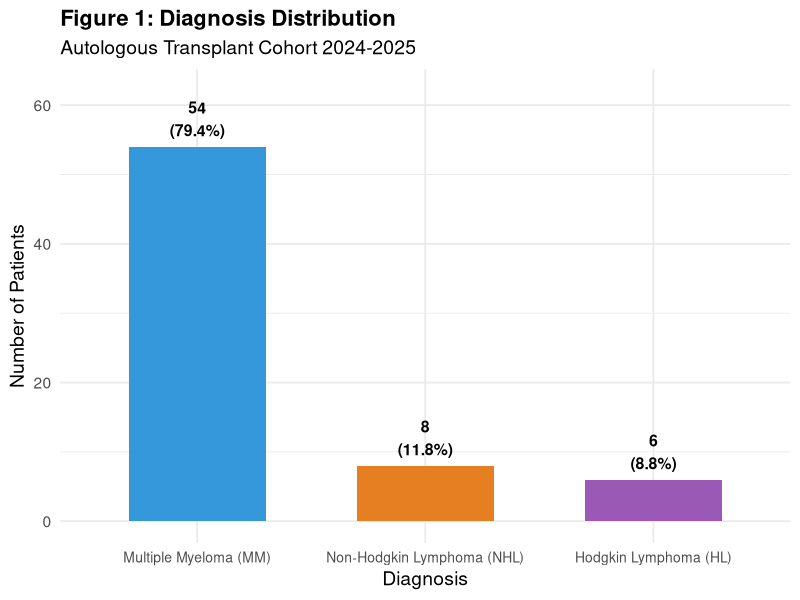
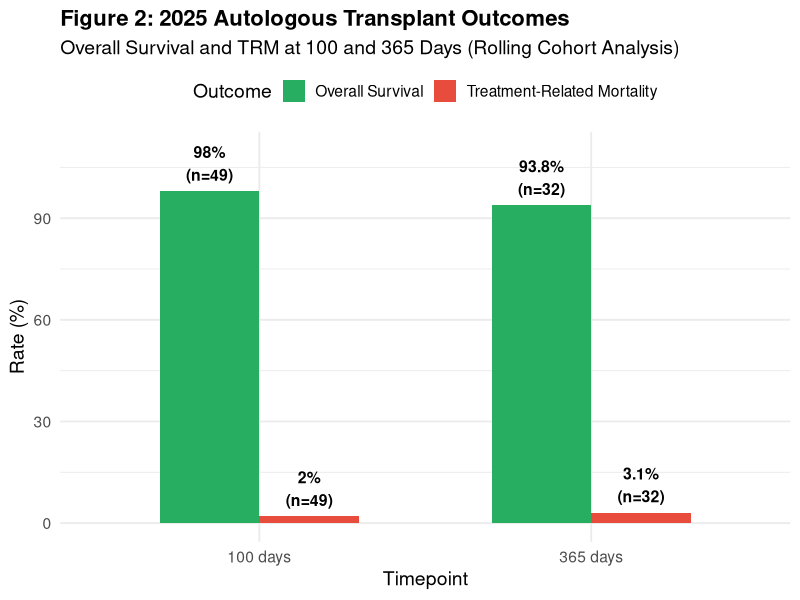

Write the R code that produced these figures, in order.
## ---- chunk 1
library(tidyverse)
library(readxl)
library(knitr)
library(kableExtra)
library(lubridate)
library(ggplot2)

# Load autologous transplant data
auto_data <- read_excel("Autologhi 2025.xlsx")

# Data preparation
auto_prepared <- auto_data |>
  mutate(
    # Parse transplant date
    hsct_date = as.Date(`Data HCT`),
    hsct_year = year(hsct_date),
    
    # Parse follow-up date (handle Excel dates)
    follow_up_date = case_when(
      grepl("/", `Follow-up`) ~ dmy(`Follow-up`),
      TRUE ~ as.Date(as.numeric(`Follow-up`), origin = "1899-12-30")
    ),
    
    # Parse birth date (handle Excel dates)  
    birth_date = case_when(
      grepl("/", `Data di nascita`) ~ dmy(`Data di nascita`),
      TRUE ~ as.Date(as.numeric(`Data di nascita`), origin = "1899-12-30")
    ),
    
    # Calculate age at transplant
    age_at_hsct = as.numeric(difftime(hsct_date, birth_date, units = "days")) / 365.25,
    
    # Calculate days of follow-up
    days_follow_up = as.numeric(difftime(follow_up_date, hsct_date, units = "days")),
    
    # Death status (Alive = "no" means dead)
    death = case_when(
      Alive == "no" ~ 1,
      Alive == "lost" ~ NA_real_,  # Lost to follow-up
      TRUE ~ 0
    ),
    
    # TRM status from column
    trm_death = TRM,
    
    # Lost to follow-up flag
    lost_to_followup = ifelse(Alive == "lost", 1, 0),
    
    # Clean diagnosis
    diagnosis_clean = case_when(
      DIAGNOSI %in% c("MM") ~ "Multiple Myeloma (MM)",
      DIAGNOSI %in% c("LNH", "NHL") ~ "Non-Hodgkin Lymphoma (NHL)",
      DIAGNOSI %in% c("LH", "HL") ~ "Hodgkin Lymphoma (HL)",
      TRUE ~ DIAGNOSI
    )
  )

# Exclude lost to follow-up for analysis
auto_evaluable <- auto_prepared |> filter(lost_to_followup == 0)

# Identify lost to follow-up patients
lost_patients <- auto_prepared |> filter(lost_to_followup == 1)

report_year <- 2025
## ---- chunk 2
# Rolling cohort selection functions for autologous transplants

# For 100-day outcomes
select_cohort_100d <- function(data, year) {
  milestone_start <- as.Date(paste0(year - 1, "-07-01"))
  milestone_end <- as.Date(paste0(year, "-09-30"))
  
  cohort <- data |>
    mutate(milestone_100d = hsct_date + days(100)) |>
    filter(
      milestone_100d >= milestone_start,
      milestone_100d <= milestone_end,
      days_follow_up >= 100 | death == 1
    )
  
  return(cohort)
}

# For 365-day outcomes
select_cohort_365d <- function(data, year) {
  milestone_start <- as.Date(paste0(year - 1, "-01-01"))
  milestone_end <- as.Date(paste0(year, "-12-31"))
  
  cohort <- data |>
    mutate(milestone_365d = hsct_date + days(365)) |>
    filter(
      milestone_365d >= milestone_start,
      milestone_365d <= milestone_end,
      days_follow_up >= 365 | death == 1
    )
  
  return(cohort)
}

# OS calculation
calc_os <- function(cohort, days) {
  if (nrow(cohort) == 0) {
    return(tibble(timepoint = paste0(days, " days"), n_cohort = 0,
                  n_deaths = NA_integer_, mortality_pct = NA_real_, os_pct = NA_real_))
  }
  
  n_deaths <- sum(cohort$death == 1 & cohort$days_follow_up <= days, na.rm = TRUE)
  
  tibble(
    timepoint = paste0(days, " days"),
    n_cohort = nrow(cohort),
    n_deaths = n_deaths,
    mortality_pct = round(100 * n_deaths / nrow(cohort), 1),
    os_pct = round(100 * (1 - n_deaths / nrow(cohort)), 1)
  )
}

# TRM calculation
calc_trm <- function(cohort, days) {
  if (nrow(cohort) == 0) {
    return(tibble(timepoint = paste0(days, " days"), n_cohort = 0,
                  n_trm = NA_integer_, trm_pct = NA_real_))
  }
  
  n_trm <- sum(cohort$trm_death == 1 & cohort$days_follow_up <= days, na.rm = TRUE)
  
  tibble(
    timepoint = paste0(days, " days"),
    n_cohort = nrow(cohort),
    n_trm = n_trm,
    trm_pct = round(100 * n_trm / nrow(cohort), 1)
  )
}
## ---- chunk 3
# 2025 Cohorts
cohort_100d_2025 <- select_cohort_100d(auto_evaluable, 2025)
cohort_365d_2025 <- select_cohort_365d(auto_evaluable, 2025)

# 2024 Cohorts
cohort_100d_2024 <- select_cohort_100d(auto_evaluable, 2024)
cohort_365d_2024 <- select_cohort_365d(auto_evaluable, 2024)

# Calculate OS
os_100d_2025 <- calc_os(cohort_100d_2025, 100)
os_365d_2025 <- calc_os(cohort_365d_2025, 365)
os_100d_2024 <- calc_os(cohort_100d_2024, 100)
os_365d_2024 <- calc_os(cohort_365d_2024, 365)

# Calculate TRM
trm_100d_2025 <- calc_trm(cohort_100d_2025, 100)
trm_365d_2025 <- calc_trm(cohort_365d_2025, 365)
trm_100d_2024 <- calc_trm(cohort_100d_2024, 100)
trm_365d_2024 <- calc_trm(cohort_365d_2024, 365)

# Descriptive statistics
age_stats <- auto_evaluable |>
  summarise(
    n = n(),
    mean_age = mean(age_at_hsct, na.rm = TRUE),
    sd_age = sd(age_at_hsct, na.rm = TRUE),
    median_age = median(age_at_hsct, na.rm = TRUE),
    min_age = min(age_at_hsct, na.rm = TRUE),
    max_age = max(age_at_hsct, na.rm = TRUE)
  )

followup_stats <- auto_evaluable |>
  summarise(
    mean_fu = mean(days_follow_up, na.rm = TRUE),
    sd_fu = sd(days_follow_up, na.rm = TRUE),
    median_fu = median(days_follow_up, na.rm = TRUE),
    min_fu = min(days_follow_up, na.rm = TRUE),
    max_fu = max(days_follow_up, na.rm = TRUE)
  )
## ---- chunk 4
summary_2025 <- tibble(
  Endpoint = c("Overall Survival (OS)", "Overall Survival (OS)", 
               "Treatment-Related Mortality (TRM)", "Treatment-Related Mortality (TRM)"),
  Timepoint = c("100 days", "365 days", "100 days", "365 days"),
  `Cohort Size` = c(os_100d_2025$n_cohort, os_365d_2025$n_cohort,
                    trm_100d_2025$n_cohort, trm_365d_2025$n_cohort),
  Events = c(os_100d_2025$n_deaths, os_365d_2025$n_deaths,
             trm_100d_2025$n_trm, trm_365d_2025$n_trm),
  Rate = c(paste0(os_100d_2025$os_pct, "%"), paste0(os_365d_2025$os_pct, "%"),
           paste0(trm_100d_2025$trm_pct, "%"), paste0(trm_365d_2025$trm_pct, "%"))
)

kable(summary_2025,
      caption = "Table 1: 2025 Autologous Transplant Outcomes - Rolling Cohort Analysis") |>
  kable_styling(bootstrap_options = c("striped", "hover"), full_width = FALSE) |>
  row_spec(0, bold = TRUE, background = "#3498DB", color = "white") |>
  pack_rows("Overall Survival", 1, 2, label_row_css = "background-color: #27AE60; color: white;") |>
  pack_rows("Treatment-Related Mortality", 3, 4, label_row_css = "background-color: #E74C3C; color: white;")
## ---- chunk 5
cohort_desc <- tibble(
  Category = c("Total patients in database", 
               "Lost to follow-up",
               "Evaluable patients",
               "2024 transplants",
               "2025 transplants"),
  N = c(nrow(auto_prepared),
        sum(auto_prepared$lost_to_followup),
        nrow(auto_evaluable),
        sum(auto_evaluable$hsct_year == 2024),
        sum(auto_evaluable$hsct_year == 2025))
)

kable(cohort_desc,
      caption = "Table 2: Patient Population Overview") |>
  kable_styling(bootstrap_options = c("striped", "hover"), full_width = FALSE) |>
  row_spec(0, bold = TRUE, background = "#2C3E50", color = "white") |>
  row_spec(3, bold = TRUE, background = "#ECF0F1")
## ---- chunk 6
if (nrow(lost_patients) > 0) {
  lost_patients |>
    select(PAZIENTE, DIAGNOSI, hsct_date) |>
    mutate(hsct_date = as.character(hsct_date)) |>
    rename(Patient = PAZIENTE, Diagnosis = DIAGNOSI, `HSCT Date` = hsct_date) |>
    kable() |>
    kable_styling(bootstrap_options = c("striped", "hover"), full_width = FALSE)
}
## ---- chunk 7
age_summary <- tibble(
  Statistic = c("Mean (SD)", "Median", "Range"),
  Value = c(
    sprintf("%.1f years (SD: %.1f)", age_stats$mean_age, age_stats$sd_age),
    sprintf("%.1f years", age_stats$median_age),
    sprintf("%.1f - %.1f years", age_stats$min_age, age_stats$max_age)
  )
)

kable(age_summary,
      caption = "Table 3: Age at Transplant") |>
  kable_styling(bootstrap_options = c("striped", "hover"), full_width = FALSE) |>
  row_spec(0, bold = TRUE, background = "#9B59B6", color = "white")
## ---- chunk 8
followup_summary <- tibble(
  Statistic = c("Mean", "Median", "Range"),
  Days = c(
    sprintf("%.1f days", followup_stats$mean_fu),
    sprintf("%.0f days", followup_stats$median_fu),
    sprintf("%.0f - %.0f days", followup_stats$min_fu, followup_stats$max_fu)
  ),
  Months = c(
    sprintf("%.1f months", followup_stats$mean_fu / 30.44),
    sprintf("%.1f months", followup_stats$median_fu / 30.44),
    sprintf("%.1f - %.1f months", followup_stats$min_fu / 30.44, followup_stats$max_fu / 30.44)
  )
)

kable(followup_summary,
      caption = "Table 4: Follow-up Duration") |>
  kable_styling(bootstrap_options = c("striped", "hover"), full_width = FALSE) |>
  row_spec(0, bold = TRUE, background = "#E67E22", color = "white")
## ---- chunk 9
diag_table <- auto_evaluable |>
  count(diagnosis_clean, name = "N") |>
  mutate(Percentage = sprintf("%.1f%%", 100 * N / sum(N))) |>
  arrange(desc(N)) |>
  rename(Diagnosis = diagnosis_clean)

kable(diag_table,
      caption = "Table 5: Diagnosis Distribution") |>
  kable_styling(bootstrap_options = c("striped", "hover"), full_width = FALSE) |>
  row_spec(0, bold = TRUE, background = "#27AE60", color = "white")
## ---- chunk 10
diag_plot <- auto_evaluable |>
  count(diagnosis_clean) |>
  mutate(
    pct = round(100 * n / sum(n), 1),
    label = paste0(diagnosis_clean, "\n", n, " (", pct, "%)")
  )

ggplot(diag_plot, aes(x = reorder(diagnosis_clean, -n), y = n, fill = diagnosis_clean)) +
  geom_col(width = 0.6, show.legend = FALSE) +
  geom_text(aes(label = paste0(n, "\n(", pct, "%)")), vjust = -0.3, size = 4, fontface = "bold") +
  scale_fill_manual(values = c("Multiple Myeloma (MM)" = "#3498DB", 
                                "Non-Hodgkin Lymphoma (NHL)" = "#E67E22",
                                "Hodgkin Lymphoma (HL)" = "#9B59B6")) +
  labs(title = "Figure 1: Diagnosis Distribution",
       subtitle = "Autologous Transplant Cohort 2024-2025",
       x = "Diagnosis", y = "Number of Patients") +
  theme_minimal(base_size = 14) +
  theme(plot.title = element_text(face = "bold", size = 16),
        axis.text.x = element_text(size = 10)) +
  ylim(0, max(diag_plot$n) * 1.15)
## ---- chunk 11
year_table <- auto_evaluable |>
  count(hsct_year, name = "N") |>
  mutate(Percentage = sprintf("%.1f%%", 100 * N / sum(N))) |>
  rename(Year = hsct_year)

kable(year_table,
      caption = "Table 6: Transplant Year Distribution") |>
  kable_styling(bootstrap_options = c("striped", "hover"), full_width = FALSE) |>
  row_spec(0, bold = TRUE, background = "#34495E", color = "white")
## ---- chunk 12
os_2025_combined <- bind_rows(os_100d_2025, os_365d_2025) |>
  mutate(
    `Alive (n)` = n_cohort - n_deaths,
    `OS Rate` = paste0(os_pct, "%"),
    `Mortality Rate` = paste0(mortality_pct, "%")
  ) |>
  select(Timepoint = timepoint, `Cohort Size` = n_cohort, 
         Deaths = n_deaths, `Alive (n)`, `OS Rate`, `Mortality Rate`)

kable(os_2025_combined,
      caption = "Table 7: Overall Survival - 2025 Rolling Cohort") |>
  kable_styling(bootstrap_options = c("striped", "hover"), full_width = FALSE) |>
  row_spec(0, bold = TRUE, background = "#27AE60", color = "white")
## ---- chunk 13
if (nrow(cohort_100d_2024) > 0) {
  os_2024_combined <- bind_rows(
    os_100d_2024,
    if (nrow(cohort_365d_2024) > 0) os_365d_2024 else tibble(
      timepoint = "365 days", n_cohort = 0, n_deaths = NA, 
      mortality_pct = NA, os_pct = NA
    )
  ) |>
    mutate(
      `Alive (n)` = ifelse(is.na(n_deaths), NA, n_cohort - n_deaths),
      `OS Rate` = ifelse(is.na(os_pct), "N/A*", paste0(os_pct, "%")),
      `Mortality Rate` = ifelse(is.na(mortality_pct), "N/A*", paste0(mortality_pct, "%"))
    ) |>
    select(Timepoint = timepoint, `Cohort Size` = n_cohort, 
           Deaths = n_deaths, `Alive (n)`, `OS Rate`, `Mortality Rate`)
  
  kable(os_2024_combined,
        caption = "Table 8: Overall Survival - 2024 Rolling Cohort") |>
    kable_styling(bootstrap_options = c("striped", "hover"), full_width = FALSE) |>
    row_spec(0, bold = TRUE, background = "#3498DB", color = "white")
}
## ---- chunk 14
trm_2025_combined <- bind_rows(trm_100d_2025, trm_365d_2025) |>
  mutate(
    `TRM Rate` = paste0(trm_pct, "%"),
    Display = paste0(n_trm, "/", n_cohort, " (", trm_pct, "%)")
  ) |>
  select(Timepoint = timepoint, `Cohort Size` = n_cohort, 
         `TRM Deaths` = n_trm, `TRM Rate`, `n/N (%)` = Display)

kable(trm_2025_combined,
      caption = "Table 9: Treatment-Related Mortality - 2025 Rolling Cohort") |>
  kable_styling(bootstrap_options = c("striped", "hover"), full_width = FALSE) |>
  row_spec(0, bold = TRUE, background = "#E74C3C", color = "white")
## ---- chunk 15
if (nrow(cohort_100d_2024) > 0) {
  trm_2024_combined <- bind_rows(
    trm_100d_2024,
    if (nrow(cohort_365d_2024) > 0) trm_365d_2024 else tibble(
      timepoint = "365 days", n_cohort = 0, n_trm = NA, trm_pct = NA
    )
  ) |>
    mutate(
      `TRM Rate` = ifelse(is.na(trm_pct), "N/A*", paste0(trm_pct, "%")),
      Display = ifelse(is.na(n_trm), "N/A*", paste0(n_trm, "/", n_cohort, " (", trm_pct, "%)"))
    ) |>
    select(Timepoint = timepoint, `Cohort Size` = n_cohort, 
           `TRM Deaths` = n_trm, `TRM Rate`, `n/N (%)` = Display)
  
  kable(trm_2024_combined,
        caption = "Table 10: Treatment-Related Mortality - 2024 Rolling Cohort") |>
    kable_styling(bootstrap_options = c("striped", "hover"), full_width = FALSE) |>
    row_spec(0, bold = TRUE, background = "#E67E22", color = "white")
}
## ---- chunk 16
deaths <- auto_evaluable |> filter(death == 1)

if (nrow(deaths) > 0) {
  death_table <- deaths |>
    select(PAZIENTE, diagnosis_clean, hsct_date, days_follow_up, trm_death) |>
    mutate(
      hsct_date = format(hsct_date, "%B %d, %Y"),
      TRM = ifelse(trm_death == 1, "Yes", "No")
    ) |>
    select(-trm_death) |>
    rename(Patient = PAZIENTE, Diagnosis = diagnosis_clean, 
           `HSCT Date` = hsct_date, `Days to Death` = days_follow_up)
  
  kable(death_table,
        caption = "Table 11: Details of Deceased Patients") |>
    kable_styling(bootstrap_options = c("striped", "hover"), full_width = FALSE) |>
    row_spec(0, bold = TRUE, background = "#C0392B", color = "white")
}
## ---- chunk 17
deaths <- auto_evaluable |> filter(death == 1)
n_deaths <- nrow(deaths)
n_trm <- sum(deaths$trm_death == 1, na.rm = TRUE)
n_nrm <- n_deaths - n_trm

cat("::: {.callout-important}\n")
cat("## Death Summary\n\n")
cat(sprintf("**Total deaths:** %d\n\n", n_deaths))

if (n_trm == n_deaths && n_deaths > 0) {
  cat("**All deaths were treatment-related (TRM)**\n\n")
} else if (n_trm == 0 && n_deaths > 0) {
  cat("**No deaths were treatment-related (TRM)**\n\n")
} else if (n_deaths > 0) {
  cat(sprintf("**Death classification:**\n\n"))
  cat(sprintf("- TRM deaths: %d\n", n_trm))
  cat(sprintf("- Non-TRM deaths (NRM): %d\n\n", n_nrm))
}

# List each death with classification
if (n_deaths > 0) {
  cat("**Individual patient details:**\n\n")
  for (i in 1:nrow(deaths)) {
    patient <- deaths$PAZIENTE[i]
    days <- deaths$days_follow_up[i]
    trm_status <- ifelse(deaths$trm_death[i] == 1, "TRM", "NRM")
    cat(sprintf("- **%s**: Day %d death (%s)\n", patient, days, trm_status))
  }
}

cat(":::\n")
## ---- chunk 18
jacie_comparison <- tibble(
  Year = c("2024", "2024", "2024", "2024", "2025", "2025", "2025", "2025"),
  Endpoint = rep(c("OS", "OS", "TRM", "TRM"), 2),
  Timepoint = rep(c("100 days", "365 days"), 4),
  `Cohort Size` = c(
    os_100d_2024$n_cohort, 
    ifelse(nrow(cohort_365d_2024) == 0, 0, os_365d_2024$n_cohort),
    trm_100d_2024$n_cohort, 
    ifelse(nrow(cohort_365d_2024) == 0, 0, trm_365d_2024$n_cohort),
    os_100d_2025$n_cohort, os_365d_2025$n_cohort,
    trm_100d_2025$n_cohort, trm_365d_2025$n_cohort
  ),
  Events = c(
    os_100d_2024$n_deaths, 
    ifelse(nrow(cohort_365d_2024) == 0, NA, os_365d_2024$n_deaths),
    trm_100d_2024$n_trm, 
    ifelse(nrow(cohort_365d_2024) == 0, NA, trm_365d_2024$n_trm),
    os_100d_2025$n_deaths, os_365d_2025$n_deaths,
    trm_100d_2025$n_trm, trm_365d_2025$n_trm
  ),
  Rate = c(
    paste0(os_100d_2024$os_pct, "%"), 
    ifelse(nrow(cohort_365d_2024) == 0, "N/A*", paste0(os_365d_2024$os_pct, "%")),
    paste0(trm_100d_2024$trm_pct, "%"), 
    ifelse(nrow(cohort_365d_2024) == 0, "N/A*", paste0(trm_365d_2024$trm_pct, "%")),
    paste0(os_100d_2025$os_pct, "%"), paste0(os_365d_2025$os_pct, "%"),
    paste0(trm_100d_2025$trm_pct, "%"), paste0(trm_365d_2025$trm_pct, "%")
  )
)

kable(jacie_comparison,
      caption = "Table 12: JACIE Comparison - 2024 vs 2025 Autologous Transplant Outcomes") |>
  kable_styling(bootstrap_options = c("striped", "hover"), full_width = FALSE) |>
  row_spec(0, bold = TRUE, background = "#2C3E50", color = "white") |>
  pack_rows("2024", 1, 4, label_row_css = "background-color: #3498DB; color: white;") |>
  pack_rows("2025", 5, 8, label_row_css = "background-color: #27AE60; color: white;")
## ---- chunk 19
# Create comparison plot for 2025 (where we have complete data)
plot_data <- tibble(
  Timepoint = factor(c("100 days", "365 days", "100 days", "365 days"),
                     levels = c("100 days", "365 days")),
  Outcome = factor(c("OS", "OS", "TRM", "TRM"),
                   levels = c("OS", "TRM")),
  Rate = c(os_100d_2025$os_pct, os_365d_2025$os_pct,
           trm_100d_2025$trm_pct, trm_365d_2025$trm_pct),
  N = c(os_100d_2025$n_cohort, os_365d_2025$n_cohort,
        trm_100d_2025$n_cohort, trm_365d_2025$n_cohort),
  Events = c(os_100d_2025$n_deaths, os_365d_2025$n_deaths,
             trm_100d_2025$n_trm, trm_365d_2025$n_trm)
)

ggplot(plot_data, aes(x = Timepoint, y = Rate, fill = Outcome)) +
  geom_col(position = "dodge", width = 0.6) +
  geom_text(aes(label = paste0(Rate, "%\n(n=", N, ")")),
            position = position_dodge(width = 0.6),
            vjust = -0.3, size = 4, fontface = "bold") +
  scale_fill_manual(values = c("OS" = "#27AE60", "TRM" = "#E74C3C"),
                    labels = c("Overall Survival", "Treatment-Related Mortality")) +
  labs(title = "Figure 2: 2025 Autologous Transplant Outcomes",
       subtitle = "Overall Survival and TRM at 100 and 365 Days (Rolling Cohort Analysis)",
       x = "Timepoint", y = "Rate (%)",
       fill = "Outcome") +
  theme_minimal(base_size = 14) +
  theme(plot.title = element_text(face = "bold", size = 16),
        legend.position = "top") +
  ylim(0, 110)
## ---- chunk 20
# Calculate HSCT date ranges for each cohort
cohort_breakdown <- tibble(
  Year = c("2024", "2024", "2025", "2025"),
  Timepoint = c("100 days", "365 days", "100 days", "365 days"),
  `Milestone Date Range` = c(
    "Jul 1, 2023 - Sep 30, 2024",
    "Jan 1, 2023 - Dec 31, 2024",
    "Jul 1, 2024 - Sep 30, 2025",
    "Jan 1, 2024 - Dec 31, 2025"
  ),
  `HSCT Date Range` = c(
    "Mar 23, 2023 - Jun 22, 2024",
    "Jan 1, 2022 - Dec 31, 2023",
    "Mar 23, 2024 - Jun 22, 2025",
    "Jan 1, 2023 - Dec 31, 2024"
  ),
  `Patients Selected` = c(
    nrow(cohort_100d_2024),
    nrow(cohort_365d_2024),
    nrow(cohort_100d_2025),
    nrow(cohort_365d_2025)
  ),
  `Deaths` = c(
    sum(cohort_100d_2024$death == 1 & cohort_100d_2024$days_follow_up <= 100, na.rm = TRUE),
    ifelse(nrow(cohort_365d_2024) > 0, 
           sum(cohort_365d_2024$death == 1 & cohort_365d_2024$days_follow_up <= 365, na.rm = TRUE), 
           NA),
    sum(cohort_100d_2025$death == 1 & cohort_100d_2025$days_follow_up <= 100, na.rm = TRUE),
    sum(cohort_365d_2025$death == 1 & cohort_365d_2025$days_follow_up <= 365, na.rm = TRUE)
  ),
  `TRM Deaths` = c(
    sum(cohort_100d_2024$trm_death == 1 & cohort_100d_2024$days_follow_up <= 100, na.rm = TRUE),
    ifelse(nrow(cohort_365d_2024) > 0,
           sum(cohort_365d_2024$trm_death == 1 & cohort_365d_2024$days_follow_up <= 365, na.rm = TRUE),
           NA),
    sum(cohort_100d_2025$trm_death == 1 & cohort_100d_2025$days_follow_up <= 100, na.rm = TRUE),
    sum(cohort_365d_2025$trm_death == 1 & cohort_365d_2025$days_follow_up <= 365, na.rm = TRUE)
  )
)

kable(cohort_breakdown,
      caption = "Table 13: Cumulative Rolling Cohort Breakdown - Patients and Time Periods") |>
  kable_styling(bootstrap_options = c("striped", "hover"), full_width = FALSE) |>
  row_spec(0, bold = TRUE, background = "#8E44AD", color = "white") |>
  pack_rows("2024 Analysis", 1, 2, label_row_css = "background-color: #3498DB; color: white;") |>
  pack_rows("2025 Analysis", 3, 4, label_row_css = "background-color: #27AE60; color: white;")
## ---- chunk 21
methodology <- tibble(
  Timepoint = c("100 days", "365 days"),
  `Milestone Period (2025)` = c("Jul 1, 2024 - Sep 30, 2025", "Jan 1, 2024 - Dec 31, 2025"),
  `Milestone Period (2024)` = c("Jul 1, 2023 - Sep 30, 2024", "Jan 1, 2023 - Dec 31, 2024"),
  Explanation = c(
    "Patients whose 100-day post-HSCT milestone fell within this period",
    "Patients whose 365-day post-HSCT milestone fell within this period"
  )
)

kable(methodology,
      caption = "Table 14: Rolling Cohort Selection Methodology") |>
  kable_styling(bootstrap_options = c("striped", "hover"), full_width = FALSE) |>
  row_spec(0, bold = TRUE, background = "#34495E", color = "white")
## ---- chunk 22
cat("### 2025 Autologous Transplant Program Performance\n\n")

cat("1. **Overall Survival**\n")
cat(sprintf("   - 100-day OS: **%s%%** (%d/%d patients)\n", 
            os_100d_2025$os_pct, os_100d_2025$n_cohort - os_100d_2025$n_deaths, os_100d_2025$n_cohort))
cat(sprintf("   - 365-day OS: **%s%%** (%d/%d patients)\n\n", 
            os_365d_2025$os_pct, os_365d_2025$n_cohort - os_365d_2025$n_deaths, os_365d_2025$n_cohort))

cat("2. **Treatment-Related Mortality**\n")
cat(sprintf("   - 100-day TRM: **%s%%** (%d events)\n", trm_100d_2025$trm_pct, trm_100d_2025$n_trm))
cat(sprintf("   - 365-day TRM: **%s%%** (%d events)\n\n", trm_365d_2025$trm_pct, trm_365d_2025$n_trm))

cat("3. **Cohort Characteristics**\n")
cat(sprintf("   - Total evaluable patients: **%d**\n", nrow(auto_evaluable)))
cat(sprintf("   - Mean age: **%.1f years**\n", age_stats$mean_age))
cat(sprintf("   - Mean follow-up: **%.1f days** (%.1f months)\n", 
            followup_stats$mean_fu, followup_stats$mean_fu / 30.44))
cat(sprintf("   - Primary indication: **Multiple Myeloma** (%.1f%%)\n\n", 
            100 * sum(auto_evaluable$diagnosis_clean == "Multiple Myeloma (MM)") / nrow(auto_evaluable)))

cat("4. **Data Quality Note**\n")
cat("   - 1 patient (Rapuano Giuseppe) was lost to follow-up and excluded from analysis\n")
